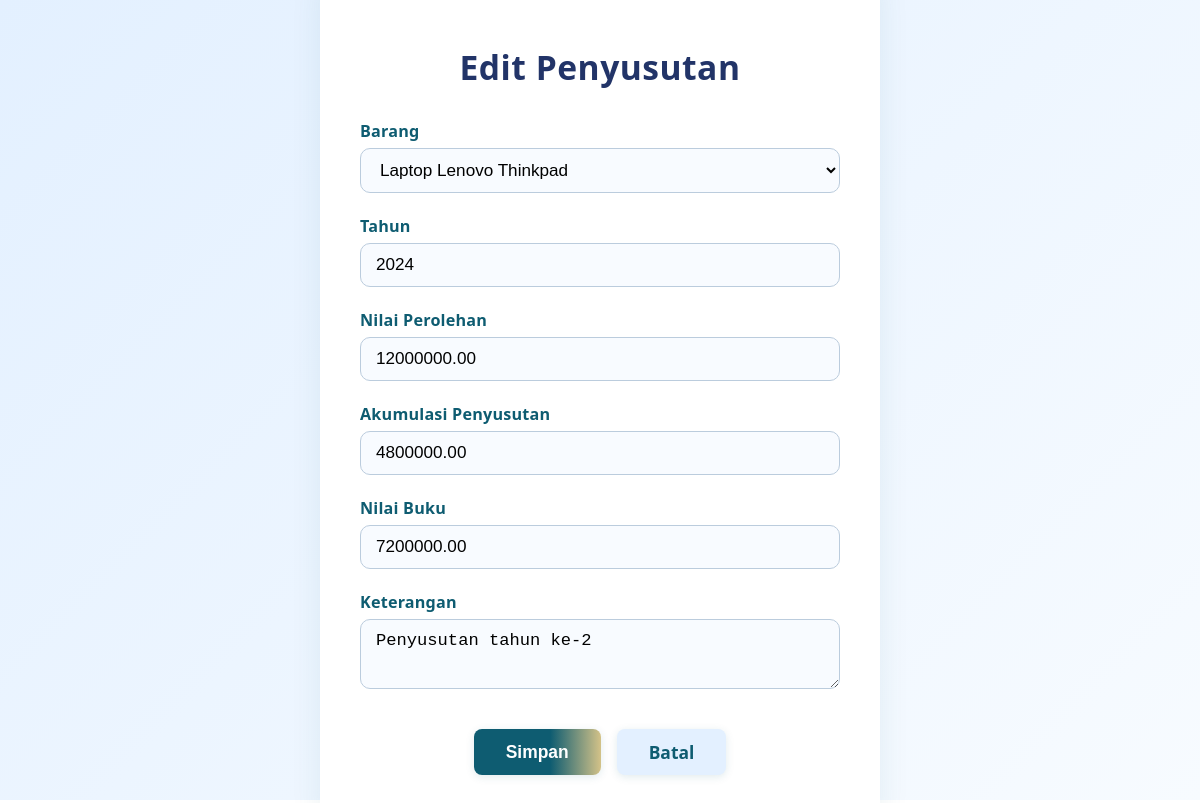
Screenshot of /admin/manajemen/penyusutan_edit.php?kode=PSN-2025-001 (signed in) with the database file from the repository.
### tables this page shows
CREATE TABLE `penyusutan` (
  `kode_penyusutan` varchar(30) NOT NULL,
  `kode_barang` varchar(30) DEFAULT NULL,
  `nama_barang` varchar(100) DEFAULT NULL,
  `tahun` year(4) NOT NULL,
  `nilai_awal` decimal(18,2) DEFAULT NULL,
  `akumulasi` decimal(18,2) DEFAULT NULL,
  `nilai_buku` decimal(18,2) DEFAULT NULL,
  `keterangan` text DEFAULT NULL
);

CREATE TABLE `barang` (
  `kode_barang` varchar(30) NOT NULL,
  `nama_barang` varchar(100) NOT NULL,
  `detail_barang` text DEFAULT NULL,
  `lokasi_penyimpanan` varchar(100) DEFAULT NULL,
  `kode_kategori` varchar(20) DEFAULT NULL,
  `nama_kategori` varchar(100) DEFAULT NULL,
  `kondisi` enum('baik','rusak_ringan','rusak_berat') DEFAULT 'baik',
  `nilai_awal` decimal(18,2) NOT NULL,
  `tahun_perolehan` year(4) NOT NULL,
  `kode_pegawai` varchar(20) DEFAULT NULL,
  `nama_pegawai` varchar(100) DEFAULT NULL,
  `status` enum('aktif','mutasi','dihapus') DEFAULT 'aktif',
  `dokumentasi` varchar(255) DEFAULT NULL
);

### admin/manajemen/penyusutan_edit.php (the view, shortened to what this page needs)
<?php
require_once __DIR__ . '/../../include/koneksi.php';
$kode = $_GET['kode'] ?? '';
$q = $conn->query("SELECT * FROM penyusutan WHERE kode_penyusutan='".$conn->real_escape_string($kode)."'");
$row = $q->fetch_assoc();
$barang = $conn->query("SELECT kode_barang, nama_barang FROM barang WHERE status='aktif' ORDER BY nama_barang");
?><!DOCTYPE html>
<html lang="id">
<head>
<link rel="stylesheet" href="../../style.css">
</head>
<body>
<div class="form-container">
  <div class="form-box">
    <h2>Edit Penyusutan</h2>
    <form method="post">
      <label for="kode_barang">Barang</label>
      <select id="kode_barang" name="kode_barang" required>
        <?php while($b = $barang->fetch_assoc()): ?>
        <option value="<?= $b['kode_barang'] ?>" <?= $row['kode_barang']==$b['kode_barang']?'selected':'' ?>><?= htmlspecialchars($b['nama_barang']) ?></option>
        <?php endwhile; ?>
      </select>
      <label for="tahun">Tahun</label>
      <input type="number" id="tahun" name="tahun" min="2000" max="<?= date('Y') ?>" value="<?= htmlspecialchars($row['tahun']) ?>" required>
      <label for="nilai_awal">Nilai Perolehan</label>
      <input type="number" id="nilai_awal" name="nilai_awal" step="0.01" value="<?= htmlspecialchars($row['nilai_awal']) ?>" required>
      <label for="akumulasi">Akumulasi Penyusutan</label>
      <input type="number" id="akumulasi" name="akumulasi" step="0.01" value="<?= htmlspecialchars($row['akumulasi']) ?>" required>
      <label for="nilai_buku">Nilai Buku</label>
      <input type="number" id="nilai_buku" name="nilai_buku" step="0.01" value="<?= htmlspecialchars($row['nilai_buku']) ?>" required>
      <label for="keterangan">Keterangan</label>
      <textarea id="keterangan" name="keterangan"><?= htmlspecialchars($row['keterangan']) ?></textarea>
      <div class="form-actions">
        <button type="submit" class="btn-main">Simpan</button>
        <a href="penyusutan.php" class="btn-cancel">Batal</a>
      </div>
    </form>
  </div>
</div>
</body>
</html>

### style.css (style rules this page uses)
html, body { height: 100%; }
body { font-family: 'Segoe UI', Arial, sans-serif; margin: 0; background: #fff; color: #0E5C71; padding-bottom: 54px; box-sizing: border-box; min-height: 100vh; display: flex; flex-direction: column; }
.form-container { min-height: 100vh; display: flex; align-items: center; justify-content: center; padding-top: 48px; padding-bottom: 48px; padding-left: 16px; padding-right: 16px; box-sizing: border-box; background: linear-gradient(135deg,#e3f0ff 0%,#f7fbff 100%); }
.form-box { background: #fff; border-radius: 18px; box-shadow: 0 4px 32px #0E5C7115; padding: 44px 40px 36px 40px; width: 100%; max-width: 480px; display: flex; flex-direction: column; justify-content: center; min-height: 420px; }
.form-box h2 { color: #223468; font-size: 2.1rem; font-weight: 900; margin-bottom: 30px; letter-spacing: 0.5px; text-align: center; }
.form-box label { display: block; margin-bottom: 6px; color: #0E5C71; font-weight: 700; font-size: 1.01rem; letter-spacing: 0.2px; }
.form-box input, .form-box select, .form-box textarea { width: 100%; padding: 11px 15px; margin-bottom: 22px; border-radius: 10px; border: 1.5px solid #bcd; font-size: 1.07rem; background: #f8fbff; transition: border 0.2s; box-sizing: border-box; }
.form-box textarea { min-height: 70px; resize: vertical; }
.form-actions { display: flex; gap: 16px; margin-top: 18px; justify-content: center; }
.btn-main { background: linear-gradient(90deg,#0E5C71 60%,#D3C288 100%); color: #fff; border: none; border-radius: 8px; padding: 11px 32px; font-weight: 700; font-size: 1.09rem; cursor: pointer; box-shadow: 0 2px 8px #0E5C7120; transition: background 0.2s; }
.btn-cancel { background: #e3f0ff; color: #0E5C71; border: none; border-radius: 8px; padding: 11px 32px; font-weight: 700; font-size: 1.09rem; cursor: pointer; box-shadow: 0 2px 8px #0E5C7120; text-decoration: none; display: inline-block; transition: background 0.2s, color 0.2s; }

### rows the page displays
penyusutan: kode_barang "Laptop Lenovo Thinkpad", tahun "2024", nilai_awal "12000000.00", akumulasi "4800000.00", nilai_buku "7200000.00", keterangan "Penyusutan tahun ke-2"
